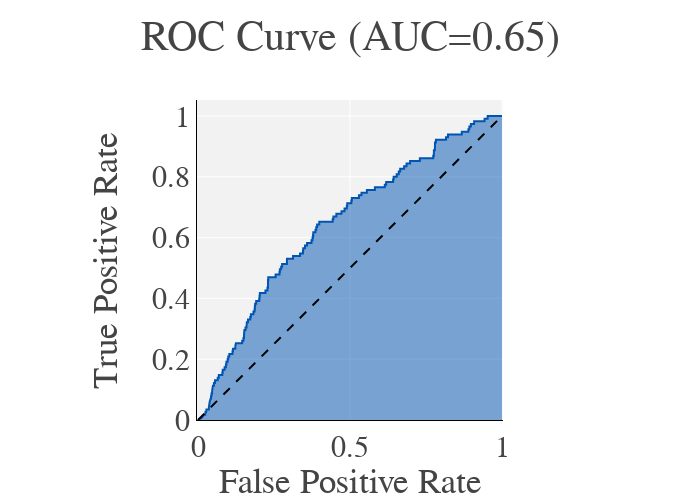

Write notebook code for a chart like this one.
### Code cell
# Predict on y test
y_pred = best_model.predict_proba(X_test)[::,1]

fpr, tpr, _ = roc_curve(y_test,  y_pred)

fpr_lr, tpr_lr = fpr, tpr

# Compute AUC (Area Under the Curve)
auc_ = roc_auc_score(y_test, y_pred)

auc_lr = auc_

# first attempt
fig_log_auc = px.area(
    x=fpr, y=tpr,
    title=f'ROC Curve (AUC={auc_:.2f})',
    labels=dict(x='False Positive Rate', y='True Positive Rate'),
    width=700, height=500
)
fig_log_auc.add_shape(
    type='line', line=dict(dash='dash'),
    x0=0, x1=1, y0=0, y1=1
)

fig_log_auc.update_yaxes(scaleanchor="x", scaleratio=1)
fig_log_auc.update_xaxes(constrain='domain')
fig_log_auc.show()

fig_log_auc.write_image("images/results/ROC_environemntal_lr.png")

### Figure 1 — Plotly figure (JSON) as saved in the notebook; plotly's stock layout.template omitted (floating-point values rounded to 4 significant figures; data arrays with more than 128 entries replaced by an {"elided": "..."} marker saying what was removed)
{"data": [{"hovertemplate": "False Positive Rate=%{x}<br>True Positive Rate=%{y}<extra></extra>", "legendgroup": "", "line": {"color": "#0055B3"}, "marker": {"symbol": "circle"}, "mode": "lines", "name": "", "orientation": "v", "showlegend": false, "stackgroup": "1", "type": "scatter", "x": {"elided": "380 float values"}, "xaxis": "x", "y": {"elided": "380 float values"}, "yaxis": "y"}], "layout": {"height": 500, "legend": {"tracegroupgap": 0}, "shapes": [{"line": {"dash": "dash"}, "type": "line", "x0": 0, "x1": 1, "y0": 0, "y1": 1}], "title": {"text": "ROC Curve (AUC=0.65)"}, "width": 700, "xaxis": {"anchor": "y", "constrain": "domain", "domain": [0, 1], "title": {"text": "False Positive Rate"}}, "yaxis": {"anchor": "x", "domain": [0, 1], "scaleanchor": "x", "scaleratio": 1, "title": {"text": "True Positive Rate"}}}}
